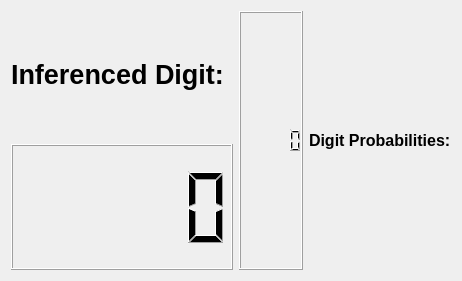
<?xml version="1.0" encoding="UTF-8"?>
<ui version="4.0">
 <class>Dialog</class>
 <widget class="QDialog" name="Dialog">
  <property name="geometry">
   <rect>
    <x>0</x>
    <y>0</y>
    <width>462</width>
    <height>281</height>
   </rect>
  </property>
  <property name="windowTitle">
   <string>Dialog</string>
  </property>
  <layout class="QHBoxLayout" name="horizontalLayout">
   <item>
    <layout class="QGridLayout" name="gridLayout">
     <item row="0" column="0">
      <widget class="QLabel" name="label">
       <property name="sizePolicy">
        <sizepolicy hsizetype="Preferred" vsizetype="Preferred">
         <horstretch>28</horstretch>
         <verstretch>0</verstretch>
        </sizepolicy>
       </property>
       <property name="maximumSize">
        <size>
         <width>16777215</width>
         <height>16777215</height>
        </size>
       </property>
       <property name="font">
        <font>
         <pointsize>20</pointsize>
         <bold>true</bold>
        </font>
       </property>
       <property name="text">
        <string>Inferenced Digit:</string>
       </property>
      </widget>
     </item>
     <item row="1" column="0">
      <widget class="QLCDNumber" name="lcdNumber"/>
     </item>
    </layout>
   </item>
   <item>
    <widget class="QLCDNumber" name="lcdNumber_2"/>
   </item>
   <item>
    <widget class="QLabel" name="label_2">
     <property name="font">
      <font>
       <pointsize>12</pointsize>
       <bold>true</bold>
      </font>
     </property>
     <property name="text">
      <string>Digit Probabilities:</string>
     </property>
    </widget>
   </item>
  </layout>
 </widget>
 <resources/>
 <connections/>
</ui>
